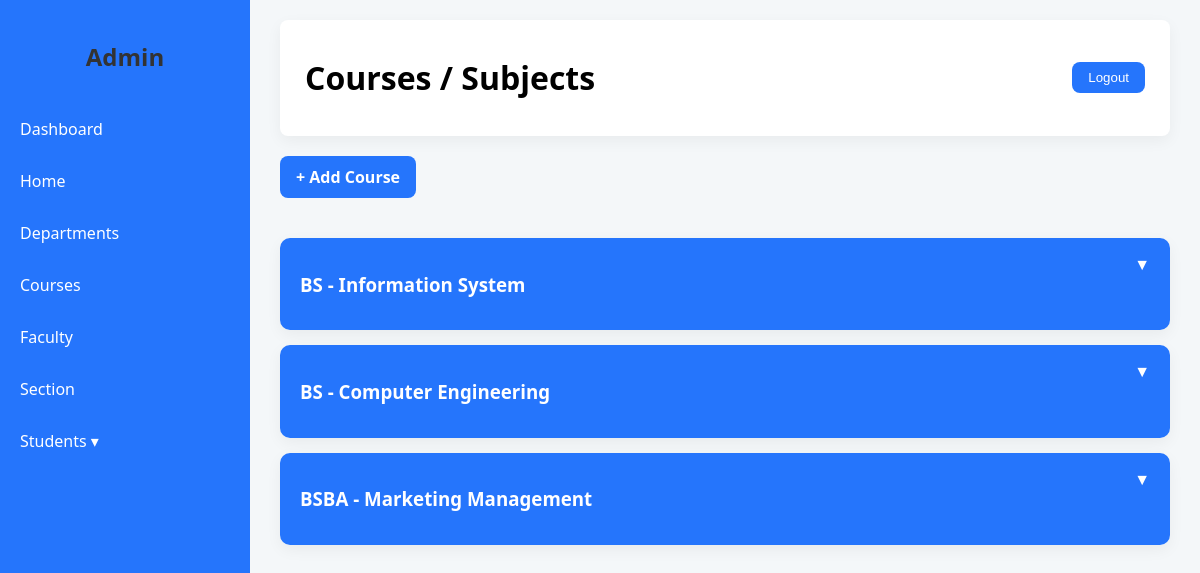
The app's page /grading/courses/, older data.
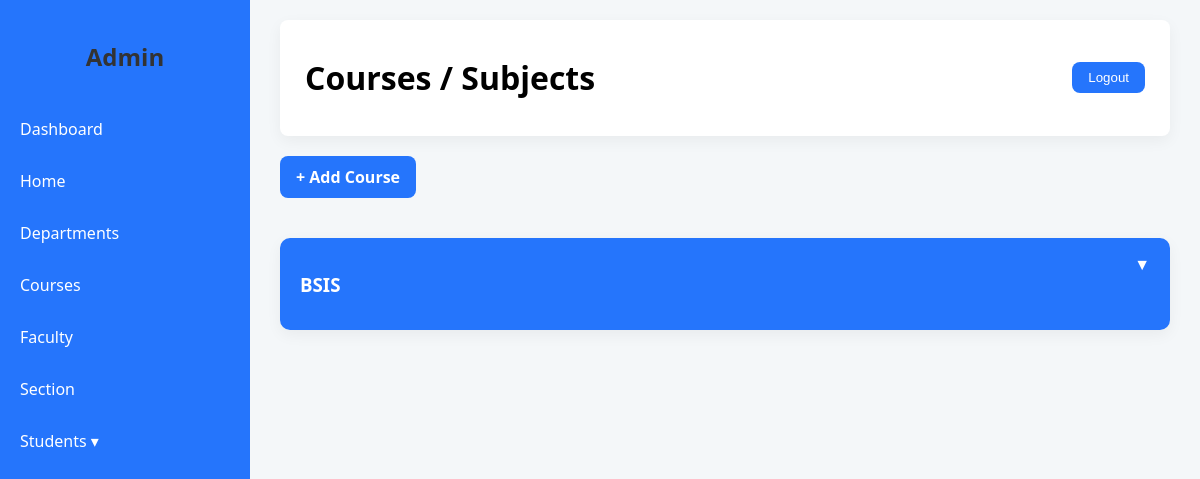
The same page, newer data.
### grading_system/models.py (models this page shows, shortened)
class Department(models.Model):
    name = models.CharField(max_length=100)
    description = models.TextField(blank=True)

### grading_system/views.py (the view)
# urls.py: path('courses/', views.course_list, name='course_list'),
def course_list(request):
    departments = Department.objects.prefetch_related('courses').all()
    return render(request, 'core/courses.html', {
        'departments': departments
    })

### grading_system/templates/core/courses.html (shortened to what this page needs)
{% extends 'core/base.html' %}
{% load static %}
{% block header %}
Courses / Subjects
{% endblock %}
{% block extra_css %}
<link rel="stylesheet" href="{% static 'core/grading.css' %}">
{% endblock %}
{% block content %}
<a href="{% url 'grading_system:add_course' %}" class="add-btn">
    + Add Course
</a>
<div class="accordion">
    {% for dept in departments %}
    <div class="accordion-item">
        <div class="accordion-header" onclick="toggleAccordion(this)">
            <h3>{{ dept.name }}</h3>
            <span>▼</span>
        </div>
    </div>
    {% endfor %}
</div>
{% endblock %}

Row changes from the older to the newer data that the page shows:
removed Department: name "BS - Computer Engineering"
removed Department: name "BSBA - Marketing Management"
changed Department: name "BS - Information System" → "BSIS"
